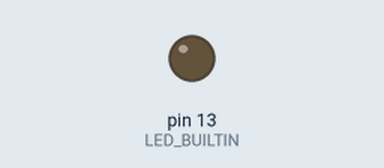
Recording of a sketch running on a simulated Arduino Uno, built with avr-gcc and run on an emulated ATmega328P. Parts: output pins drawn as LEDs (lit = HIGH).

Above: at 0.3 s.
At 4.8 s:
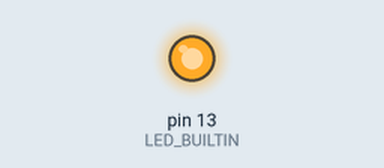
Timing chart, 0 to 8.2 s (numbered marks = the images above):
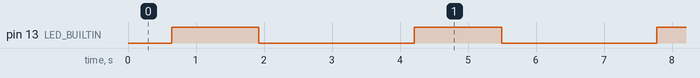

Measured:
- by itself, pin 13 (LED_BUILTIN): alternates HIGH for 1.3 s and LOW for 2.3 s

The sketch:

Aumentar_y_disminuir_un_LED_analogWrite.ino
```cpp
void setup(){
  pinMode(LED_BUILTIN, OUTPUT);
}
void loop(){
  // aumenta el brillo
  for(int ciclo = 0; ciclo <= 255; ciclo++){
    analogWrite(LED_BUILTIN, ciclo);
    delay(5);
  }
  // disminuye el brillo
  for(int ciclo = 255; ciclo >= 0; ciclo--){
    analogWrite(LED_BUILTIN, ciclo);
    delay(5);
  }
  delay(1000);
}
```
